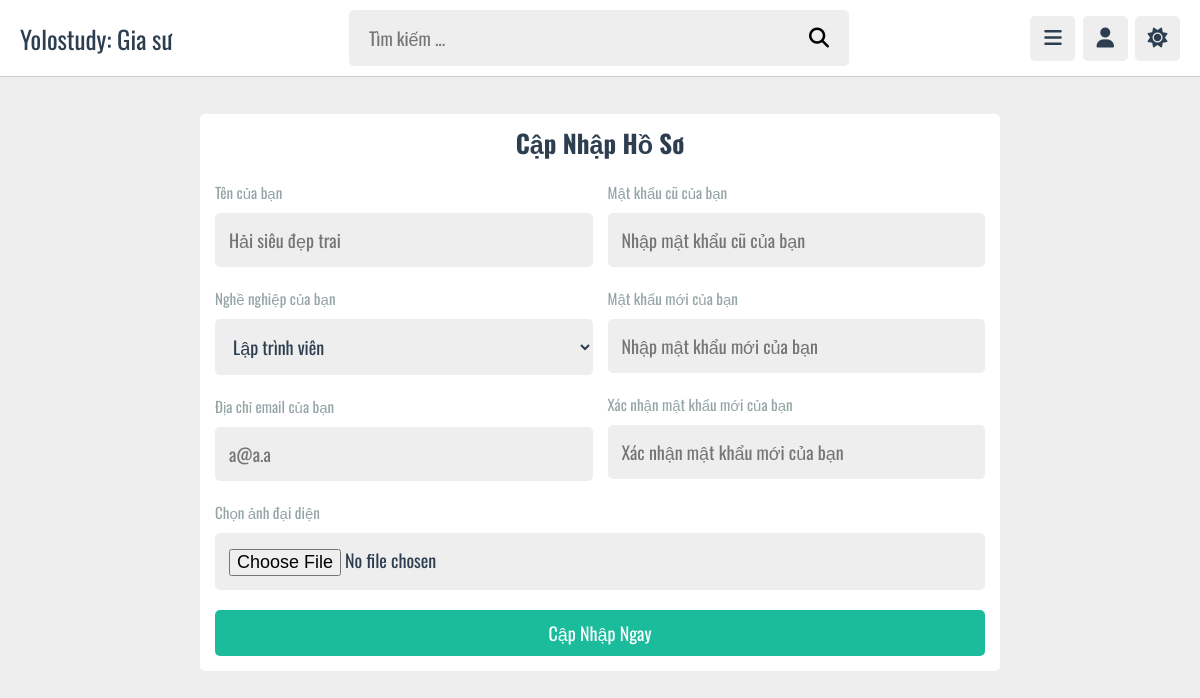
Screenshot of /admin/update.php (signed in) with the database file from the repository.
### tables this page shows
CREATE TABLE `giasu` (
  `id` varchar(20) NOT NULL,
  `name` varchar(255) NOT NULL,
  `job` varchar(255) NOT NULL,
  `email` varchar(255) NOT NULL,
  `password` varchar(255) NOT NULL,
  `image` varchar(255) NOT NULL
);

### admin/update.php (the view, shortened to what this page needs)
<?php
include '../tp/connect.php';
?>
<!DOCTYPE html>
<html lang="en">
<head>
    <link rel="stylesheet" href="https://cdnjs.cloudflare.com/ajax/libs/font-awesome/6.4.2/css/all.min.css">
    <link rel="stylesheet" href="../admin.css">
</head>
<body>
    <?php include '../tp/adminheader.php' ?>
    <section class="form-container">
        <form action="" method="post" enctype="multipart/form-data">
            <h3>Cập nhập hồ sơ</h3>
            <div class="flex">
                <div class="col">
                    <p>Tên của bạn </p>
                    <input type="text" name="name" maxlength="50" class="box" placeholder="<?= $fetch_profile['name']; ?>">
                    <p>Nghề nghiệp của bạn </p>
                    <select name="job" class="box">
                        <option value="" selected><?= $fetch_profile['job']; ?></option>
                    </select>
                    <p>Địa chỉ email của bạn</p>
                    <input type="email" name="email" maxlength="50" class="box" placeholder="<?= $fetch_profile['email']; ?>">
                </div>
                <div class="col">
                    <p>Mật khẩu cũ của bạn</p>
                    <input type="password" name="opassword" maxlength="20" class="box" placeholder="Nhập mật khẩu cũ của bạn">
                    <p>Mật khẩu mới của bạn</p>
                    <input type="password" name="npassword" maxlength="20" class="box" placeholder="Nhập mật khẩu mới của bạn">
                    <p>Xác nhận mật khẩu mới của bạn</p>
                    <input type="password" name="cpassword" maxlength="20" class="box" placeholder="Xác nhận mật khẩu mới của bạn">
                </div>
            </div>
            <p>Chọn ảnh đại diện </p>
            <input type="file" name="image" class="box" accept="image/*">
            <input type="submit" value="Cập nhập ngay" name="submit" class="bt">
        </form>
    </section>
</body>
</html>

### admin.css (style rules this page uses)
:root { --mau-chinh: #1abc9c; --do: #c0392b; --cam: #f39c12; --trang: #fff; --den: #2c3e50; --mau-sang: #95a5a6; --mau-bg: #eee; --border: .1rem solid rgba(8, 8, 8, 0.2); }
* { font-family: 'Oswald', sans-serif; margin: 0; padding: 0; box-sizing: border-box; outline: none; border: none; text-decoration: none; }
html { font-size: 62.5%; overflow-x: hidden; }
body { padding-bottom: 9rem; background-color: var(--mau-bg); padding-left: 30rem; }
section { padding: 2rem; margin: 0 auto; max-width: 1200px; }
.bt, .inline-bt, .option-bt, .inline-option-bt, .delete-bt, .inline-delete-bt { margin-top: 1rem; border-radius: .5rem; padding: 1rem 3rem; cursor: pointer; color: var(--trang); font-size: 1.8rem; text-align: center; text-transform: capitalize; }
.bt, .option-bt, .delete-bt { display: block; width: 100%; }
.bt, .inline-bt { background-color: var(--mau-chinh); }
.form-container { min-height: calc(100vh - 17rem); display: flex; align-items: center; justify-content: center; }
.form-container form h3 { font-size: 2.5rem; text-align: center; color: var(--den); margin-bottom: 1rem; text-transform: capitalize; }
.form-container form { width: 80rem; background-color: var(--trang); border-radius: .5rem; padding: 1.5rem; padding-top: 1rem; }
.form-container form .flex { display: flex; gap: 1.5rem; }
.form-container form .flex .col { flex: 1 1 35rem; }
.form-container form p { padding-top: 1rem; font-size: 1.5rem; color: var(--mau-sang); }
.form-container form .box { width: 100%; border-radius: .5rem; margin: 1rem 0; padding: 1.4rem; font-size: 1.8rem; color: var(--den); background-color: var(--mau-bg); }
@media (max-width: 1200px) { body { padding-left: 0; } }

### rows the page displays
giasu: name "Hải siêu đẹp trai", job "Lập trình viên", email "a@a.a"
